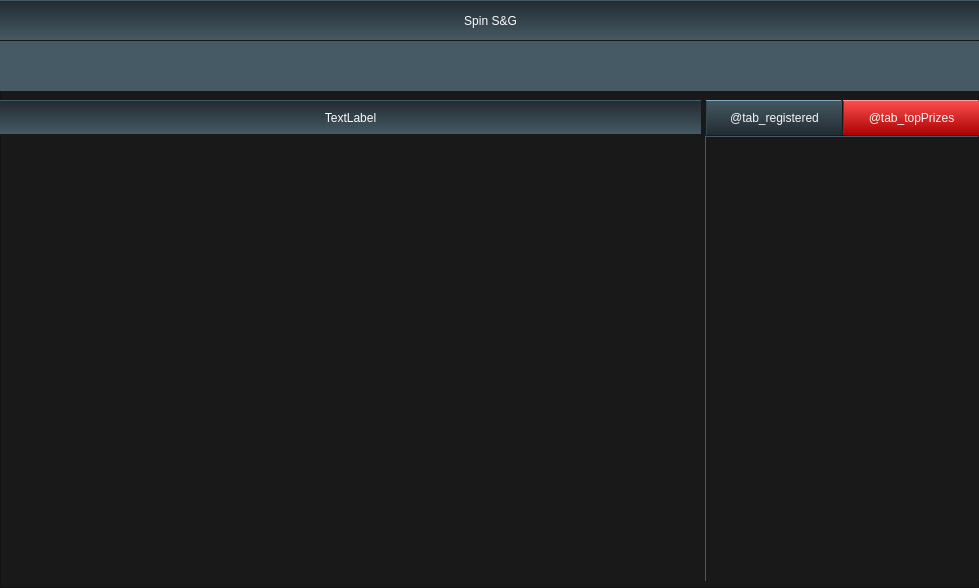
<?xml version="1.0" encoding="UTF-8"?>
<ui version="4.0">
 <class>SpinNGo</class>
 <widget class="QFrame" name="SpinNGo">
  <property name="geometry">
   <rect>
    <x>0</x>
    <y>0</y>
    <width>979</width>
    <height>588</height>
   </rect>
  </property>
  <property name="styleSheet">
   <string notr="true">.QFrame {
    background-color: #191919;
}</string>
  </property>
  <property name="frameShape">
   <enum>QFrame::StyledPanel</enum>
  </property>
  <property name="frameShadow">
   <enum>QFrame::Raised</enum>
  </property>
  <widget class="QFrame" name="header_3">
   <property name="geometry">
    <rect>
     <x>0</x>
     <y>41</y>
     <width>981</width>
     <height>50</height>
    </rect>
   </property>
   <property name="minimumSize">
    <size>
     <width>0</width>
     <height>50</height>
    </size>
   </property>
   <property name="maximumSize">
    <size>
     <width>16777215</width>
     <height>50</height>
    </size>
   </property>
   <property name="styleSheet">
    <string notr="true">.QFrame {
    border-top: 1px solid #455a64;
	background-color:  rgba(69, 90, 100, 255);
}</string>
   </property>
   <property name="frameShape">
    <enum>QFrame::StyledPanel</enum>
   </property>
   <property name="frameShadow">
    <enum>QFrame::Raised</enum>
   </property>
  </widget>
  <widget class="QLabel" name="header">
   <property name="geometry">
    <rect>
     <x>0</x>
     <y>0</y>
     <width>981</width>
     <height>40</height>
    </rect>
   </property>
   <property name="minimumSize">
    <size>
     <width>0</width>
     <height>40</height>
    </size>
   </property>
   <property name="maximumSize">
    <size>
     <width>16777215</width>
     <height>40</height>
    </size>
   </property>
   <property name="styleSheet">
    <string notr="true">.QLabel {
    border-top: 1px solid #455a64;
	background-color: qlineargradient(spread:pad, x1:0, y1:0, x2:0, y2:1, stop:0 rgba(34, 42, 48, 255), stop:1 rgba(69, 90, 100, 255));
    font: 550 26px &quot;Open Sans&quot;;
    color: #fafafa;
    border-bottom: #222a30;
}</string>
   </property>
   <property name="text">
    <string>Spin S&amp;G</string>
   </property>
   <property name="alignment">
    <set>Qt::AlignCenter</set>
   </property>
  </widget>
  <widget class="QWidget" name="widget" native="true">
   <property name="geometry">
    <rect>
     <x>0</x>
     <y>100</y>
     <width>981</width>
     <height>481</height>
    </rect>
   </property>
   <widget class="QLabel" name="label">
    <property name="geometry">
     <rect>
      <x>0</x>
      <y>0</y>
      <width>701</width>
      <height>34</height>
     </rect>
    </property>
    <property name="minimumSize">
     <size>
      <width>0</width>
      <height>34</height>
     </size>
    </property>
    <property name="maximumSize">
     <size>
      <width>16777215</width>
      <height>34</height>
     </size>
    </property>
    <property name="styleSheet">
     <string notr="true">.QLabel {
    border-top: 1px solid #455a64;
	background-color: qlineargradient(spread:pad, x1:0, y1:0, x2:0, y2:1, stop:0 rgba(34, 42, 48, 255), stop:1 rgba(69, 90, 100, 255));
    font: 550 18px &quot;Open Sans&quot;;
    color: #fafafa;
    border-bottom: #222a30;
}</string>
    </property>
    <property name="text">
     <string>TextLabel</string>
    </property>
    <property name="alignment">
     <set>Qt::AlignCenter</set>
    </property>
   </widget>
   <widget class="QTabWidget" name="tabWidget">
    <property name="geometry">
     <rect>
      <x>705</x>
      <y>0</y>
      <width>274</width>
      <height>481</height>
     </rect>
    </property>
    <property name="minimumSize">
     <size>
      <width>274</width>
      <height>0</height>
     </size>
    </property>
    <property name="maximumSize">
     <size>
      <width>274</width>
      <height>16777215</height>
     </size>
    </property>
    <property name="styleSheet">
     <string notr="true">QTabWidget {
    background-color: #455a64;
    border: none;
}
QTabWidget::pane {
border: none;
border-top: 2px solid qlineargradient(spread:pad, x1:0, y1:0, x2:0, y2:1, stop:0 rgba(25, 25, 25, 255), stop:0.495 rgba(25, 25, 25, 255), stop:0.505 rgba(69, 90, 100, 255), stop:1 rgba(69, 90, 100, 255));
border-left: 1px solid #455a64;
border-right: 1px solid #191919;
background-color: transparent;
}

QTabBar {
   background-color: #191919;
}

QTabBar::tab {
    height: 34px;
    width: 135px;
    font: 600 16px &quot;Open Sans&quot;;
    color: rgba(250, 250, 250, 250);
    margin-left: 1px;
    border-top-right-radius: 1px 0px;
    border: none;
	background-color: qlineargradient(spread:pad, x1:0, y1:1, x2:0, y2:0, stop:0 rgba(34, 43, 49, 255), stop:1 rgba(69, 89, 99, 255));

border-top: 1px solid #83abbe;
border-left: 1px solid #37474f;
}

QTabBar::tab:selected {
	background-color: qlineargradient(spread:pad, x1:0, y1:1, x2:0, y2:0, stop:0 rgba(171, 1, 1, 255), stop:1 rgba(254, 81, 81, 255));
border-top-color: #ff9c9c;
}
QTabBar::tab:selected:hover {
	background-color: qlineargradient(spread:pad, x1:0, y1:1, x2:0, y2:0, stop:0 rgba(171, 21, 21, 255), stop:1 rgba(254, 125, 125, 255));
border-top-color: #ffcccc;
}
QTabBar::tab:!selected:hover {
	background-color: qlineargradient(spread:pad, x1:0, y1:1, x2:0, y2:0, stop:0 rgba(31, 30, 39, 255), stop:1 rgba(75, 125, 145, 255));
}

QTabBar::tab:disabled {
    background-color: qlineargradient(spread:pad, x1:0, y1:1, x2:0, y2:0, stop:0 rgba(34, 43, 49, 100), stop:1 rgba(69, 89, 99, 100));
    color: rgba(250, 250, 250, 100);
    border-top: 1px solid rgba(131, 171, 190, 100);
}
</string>
    </property>
    <property name="currentIndex">
     <number>1</number>
    </property>
    <widget class="QWidget" name="tab_registered">
     <attribute name="title">
      <string>@tab_registered</string>
     </attribute>
    </widget>
    <widget class="QWidget" name="tab_topPrizes">
     <attribute name="title">
      <string>@tab_topPrizes</string>
     </attribute>
    </widget>
   </widget>
  </widget>
 </widget>
 <resources>
  <include location="../../resources.qrc"/>
 </resources>
 <connections/>
</ui>
